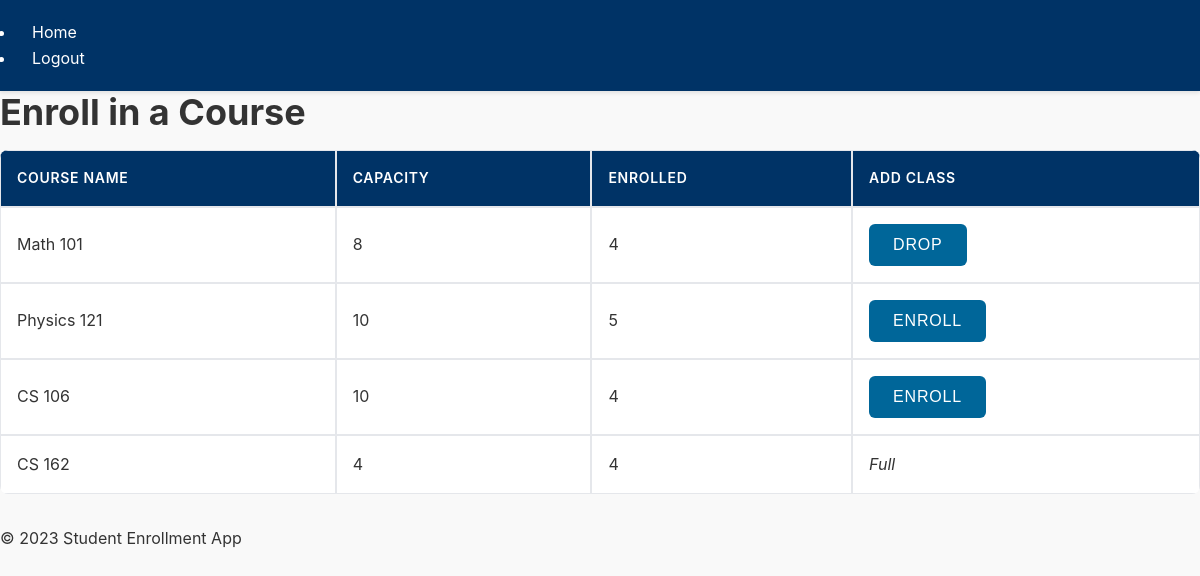
Before: /student/enroll (signed in) with the older database file.
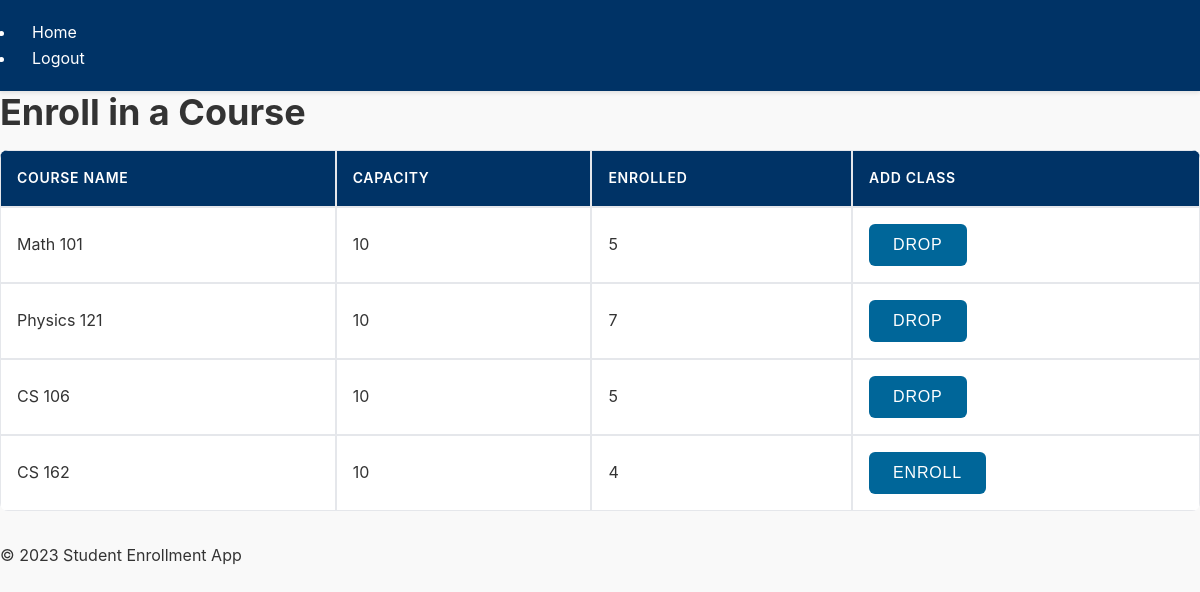
After: the same page with the newer database file.
### app/models.py (models this page shows, shortened)
class Course(db.Model):
    id = db.Column(db.Integer, primary_key=True)
    name = db.Column(db.String(120), index=True, unique=True, nullable=False)
    capacity = db.Column(db.Integer, nullable=False)
    teacher_id = db.Column(db.Integer, db.ForeignKey('user.id'), nullable=False)  # Link to the teacher
    teacher = db.relationship('User', backref='courses')  # Backref to access courses taught by the teacher
    enrollments = db.relationship('Enrollment', back_populates='course', lazy='dynamic')

### app/routes.py (the view, shortened to what this page needs)
    @app.route('/student/enroll', methods=['GET', 'POST'])
    @login_required
    def student_enroll():
        courses = Course.query.all()
        enrolled_courses = {enrollment.course_id for enrollment in Enrollment.query.filter_by(student_id=current_user.id).all()}
        return render_template('student/enroll.html', courses=courses, enrolled_courses=enrolled_courses)

### app/__init__.py (called while the page is built)
def create_app():
    app = Flask(__name__)
    app.config.from_object(Config)
    db.init_app(app)
    login_manager.init_app(app)
    admin.name = 'Admin Mode'
    admin.url = '/admin_panel'
    admin.init_app(app)
    with app.app_context():
        from app.models import User, Course, Enrollment
        admin.add_view(ModelView(User, db.session))
        admin.add_view(ModelView(Course, db.session))
        admin.add_view(ModelView(Enrollment, db.session))
        db.create_all()
    from app.routes import init_routes
    init_routes(app)
    @login_manager.user_loader
    def load_user(user_id):
        return User.query.get(int(user_id))
    return app

### app/templates/student/enroll.html (shortened to what this page needs)
{% extends 'base.html' %}
{% block content %}
<h1>Enroll in a Course</h1>
<table class="course-table">
  <thead>
      <tr>
          <th>Course Name</th>
          <th>Capacity</th>
          <th>Enrolled</th>
          <th>Add Class</th>
      </tr>
  </thead>
  <tbody>
      {% for course in courses %}
      <tr>
          <td>{{ course.name }}</td>
          <td>{{ course.capacity }}</td>
          <td>{{ course.enrollments.count() }}</td>
          <td>
              {% if course.id in enrolled_courses %}
                  <form method="post" style="display:inline;">
                      <button type="submit" name="action" value="drop">Drop</button>
                  </form>
              {% elif course.enrollments.count() < course.capacity %}
                  <form method="post" style="display:inline;">
                      <button type="submit" name="action" value="enroll">Enroll</button>
                  </form>
              {% else %}
                  <em>Full</em>
              {% endif %}
          </td>
      </tr>
      {% endfor %}
  </tbody>
</table>
{% endblock %}

Changed rows visible on the page:
changed Course "Math 101": capacity "8" → "10"; enrollments.count "4" → "5"
computed for Course "Physics 121": enrollments.count "5" → "7"; text "ENROLL" → "DROP"
computed for Course "CS 106": enrollments.count "4" → "5"; text "ENROLL" → "DROP"
changed Course "CS 162": capacity "4" → "10"; capacity "Full" → "ENROLL"
